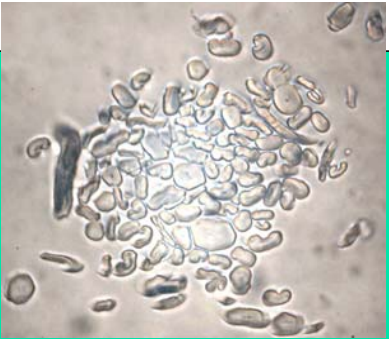
%> input picture Capture5.PNG, 389 x 339 px
$ octave Tryingbyedge.m   (GNU Octave 9; MATLAB toolbox functions it lacks are replaced by stand-ins)
%> lines starting %> are read from the running program, lines starting %| are printed output that depends on the picture; in (x1, y1, x2, y2) boxes, pixels count from 0 and x2, y2 are one past the last pixel; in counts of white or black regions, pixels touching at a corner belong together; the program's own positions count from 1
RGB = imread('Capture5.png');
%> RGB is the input picture: size 339x389x3 uint8; mean R, G, B 191.6, 186.3, 179.7
% % imshow(RGB);
I = rgb2gray(RGB);
%I = imread('circuit.tif');
threshold = graythresh(I);
%> threshold = 0.71
bw = im2bw(I,threshold);
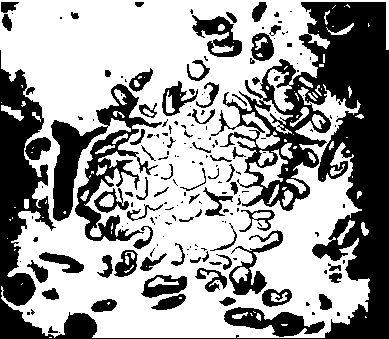
%> bw: size 339x389 logical; 61.5% white; 186 black regions (113 under 20 px), largest, box (x1, y1, x2, y2) and area: (0, 2, 389, 339) 31918, (51, 84, 162, 241) 5917, (224, 307, 325, 337) 1446

BW1 = edge(I,'Canny');
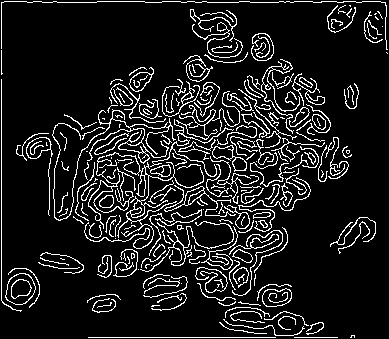
%> BW1: size 339x389 logical; 11.4% white in thin lines or dots
BW2 = edge(I,'Prewitt');
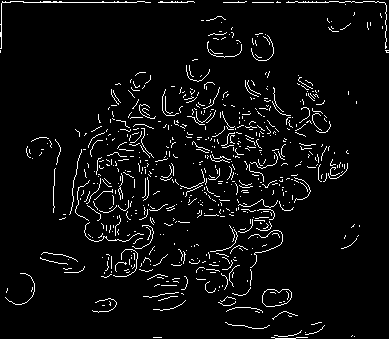
%> BW2: size 339x389 logical; 4.7% white in thin lines or dots
imshowpair(BW1,BW2,'montage');
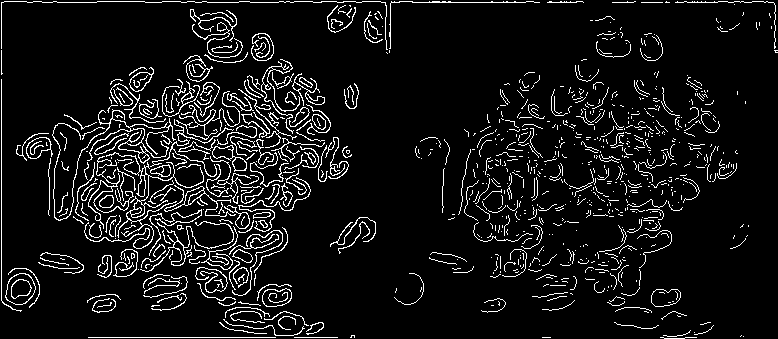
%> displayed picture: size 339x778, on the screen's scale of 0 to 255; 8% white in thin lines or dots

$ run again, with Capture2.PNG copied over Capture5.PNG
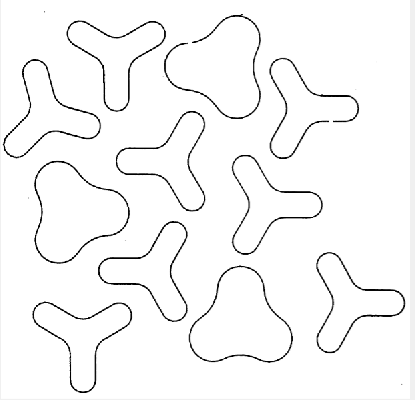
%> input picture Capture2.PNG, 415 x 400 px
%> RGB is the input picture: size 400x415x3 uint8; min 0, max 255, mean 247.1
%> threshold = 0.58
%> `bw = im2bw(I,threshold);`:
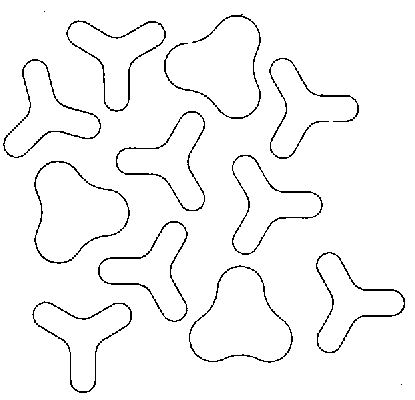
%> bw: size 400x415 logical; 96.8% white; black in thin lines or dots
%> BW1: size 400x415 logical; 4.9% white in thin lines or dots
%> BW2: size 400x415 logical; 3.8% white in thin lines or dots
%> `imshowpair(BW1,BW2,'montage');`:
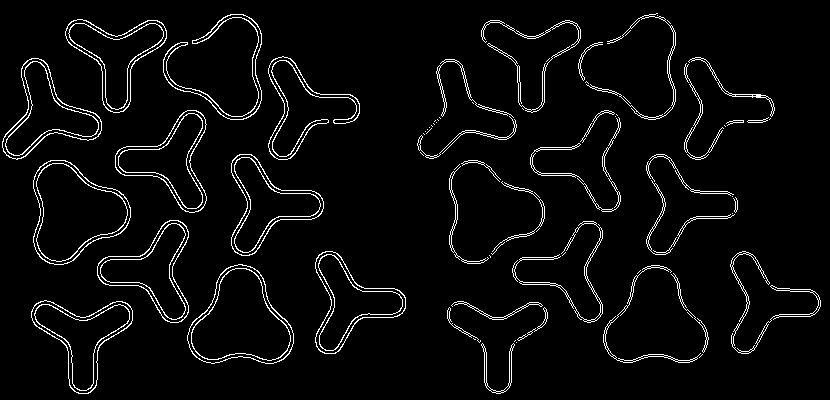
%> displayed picture: size 400x830, on the screen's scale of 0 to 255; 4.3% white in thin lines or dots

$ run again, with Capture3.PNG copied over Capture5.PNG
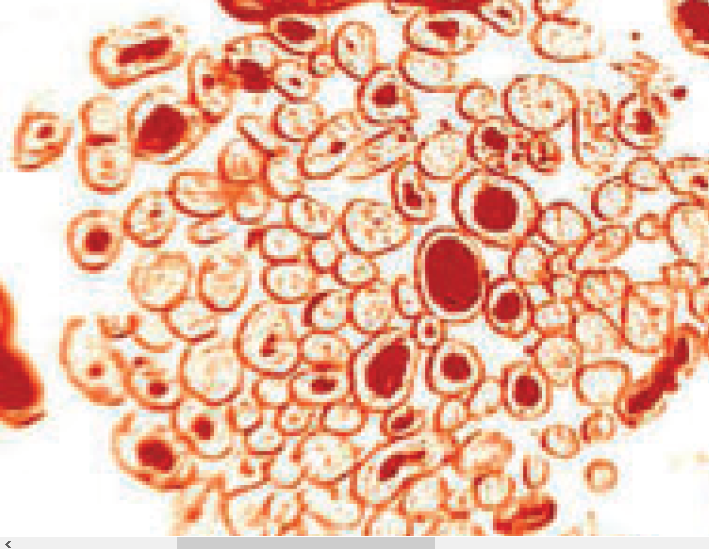
%> input picture Capture3.PNG, 709 x 549 px
%> RGB is the input picture: size 549x709x3 uint8; mean R, G, B 234.6, 190.2, 167.9
%> threshold = 0.71
%> `bw = im2bw(I,threshold);`:
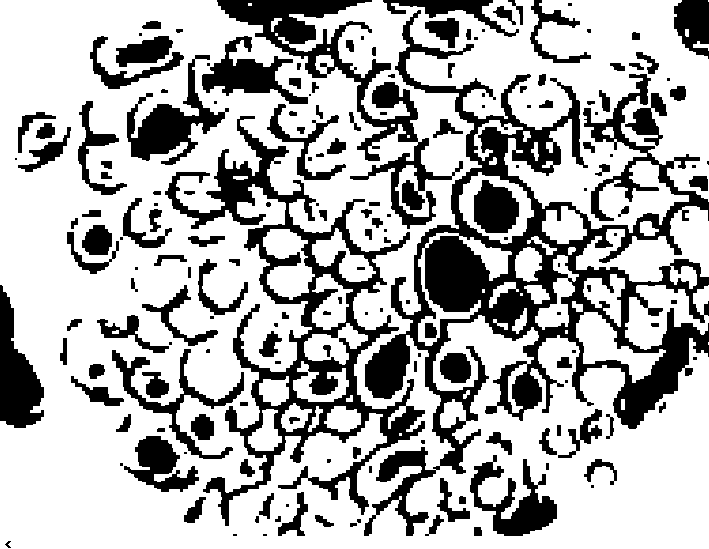
%> bw: size 549x709 logical; 70% white; 180 black regions (52 under 20 px), largest, box (x1, y1, x2, y2) and area: (364, 10, 709, 536) 40885, (165, 116, 425, 526) 19304, (217, 0, 463, 229) 9573
%> BW1: size 549x709 logical; 10.5% white in thin lines or dots
%> BW2: size 549x709 logical; 5% white in thin lines or dots
%> `imshowpair(BW1,BW2,'montage');`:
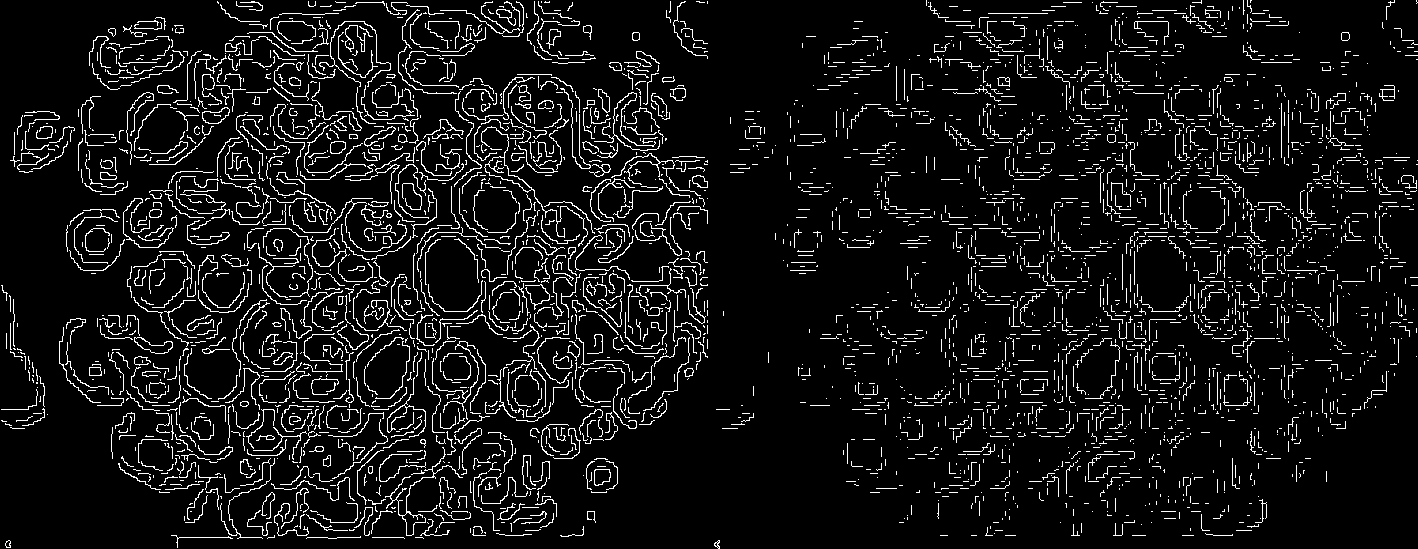
%> displayed picture: size 549x1418, on the screen's scale of 0 to 255; 7.8% white in thin lines or dots

$ run again, with Capture4.PNG copied over Capture5.PNG
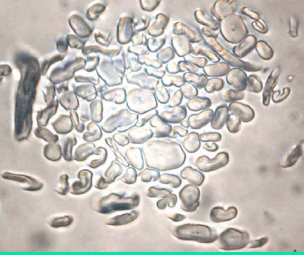
%> input picture Capture4.PNG, 304 x 255 px
%> RGB is the input picture: size 255x304x3 uint8; mean R, G, B 193.8, 189.7, 183.7
%> threshold = 0.694
%> `bw = im2bw(I,threshold);`:
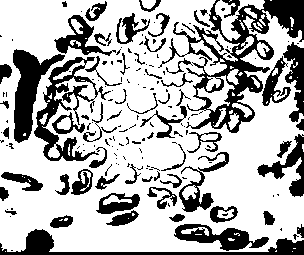
%> bw: size 255x304 logical; 70.2% white; 172 black regions (107 under 20 px), largest, box (x1, y1, x2, y2) and area: (158, 0, 304, 133) 5069, (34, 57, 111, 161) 2160, (13, 49, 65, 143) 1981
%> BW1: size 255x304 logical; 14.6% white in thin lines or dots
%> BW2: size 255x304 logical; 5.3% white in thin lines or dots
%> `imshowpair(BW1,BW2,'montage');`:
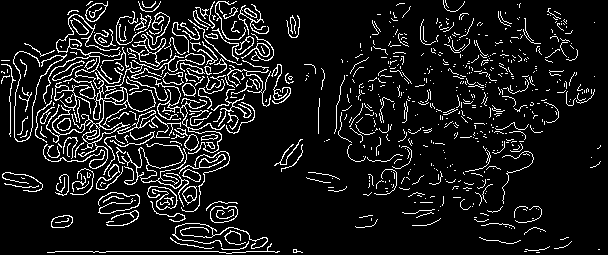
%> displayed picture: size 255x608, on the screen's scale of 0 to 255; 10% white in thin lines or dots
